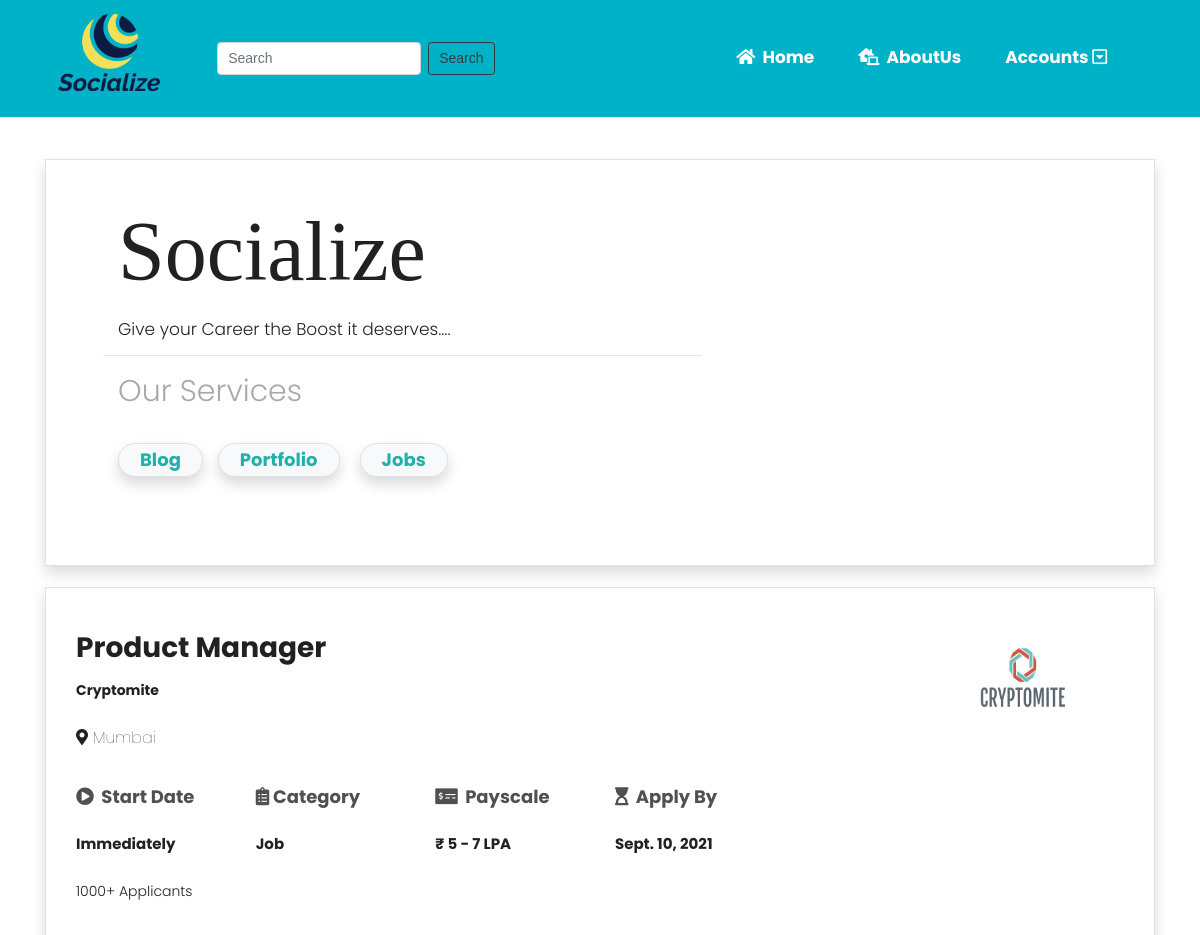
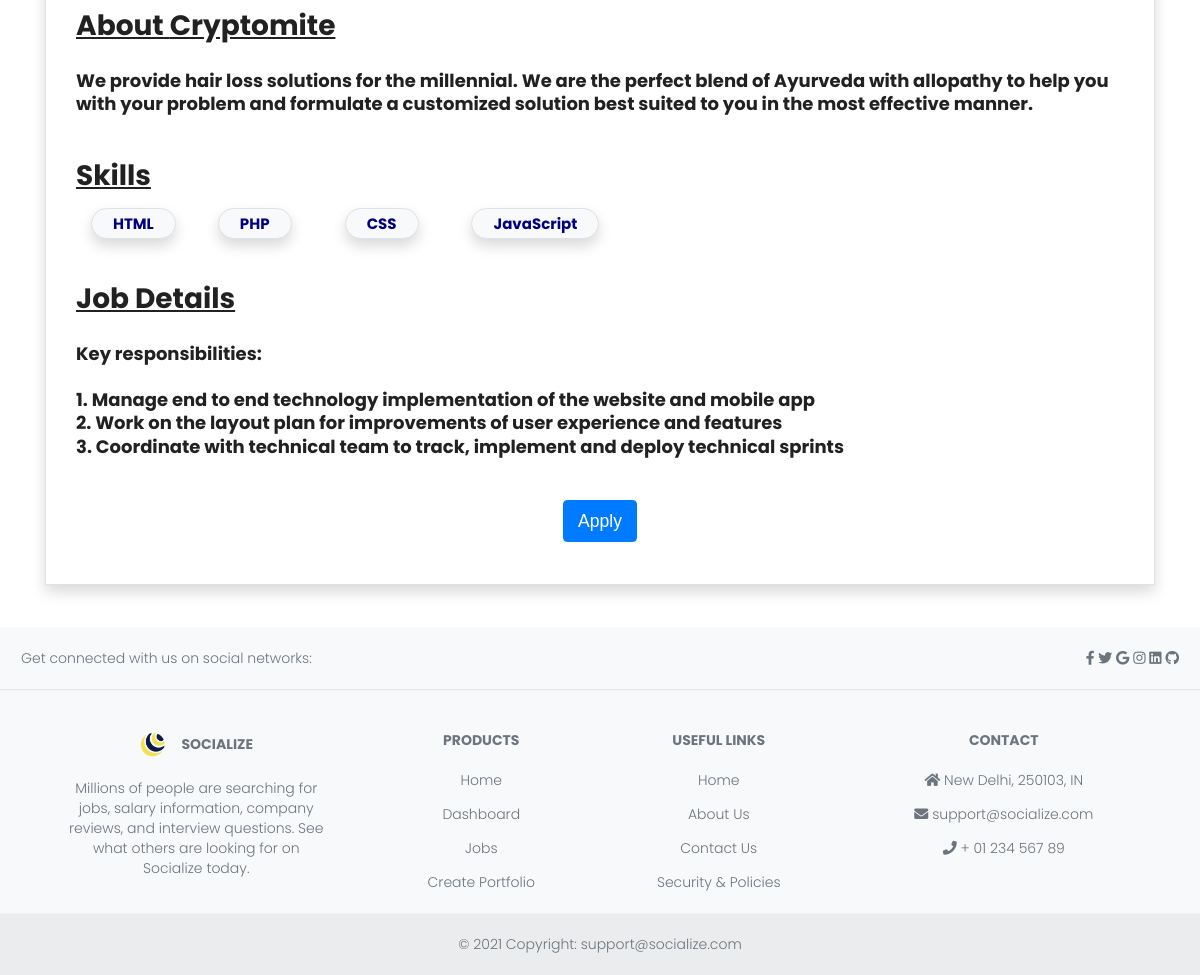
/job/job/2, run on the app's committed database (2 pictures, top to bottom).
### job/models.py (models this page shows, shortened)
class Job(models.Model):
    company_name = models.CharField(max_length = 15000)
    job_title = models.CharField(max_length = 600)
    education = models.CharField(max_length = 17000, default='', null = True, blank = True)
    company_logo = models.ImageField(upload_to = 'upload/company_profile/')
    experience = models.IntegerField()
    industry = models.CharField(max_length = 120000, default='', null = True, blank = True)
    company_description = RichTextField()
    job_details = RichTextField()
    location = models.CharField(max_length = 12000, default='', null = True, blank = True)
    recruiter = models.CharField(max_length = 4500, default='', null = True, blank = True)
    contact = models.CharField(max_length = 12000, default = '', null = True, blank = True)
    payrate = models.CharField(max_length = 1500, default='', null = True, blank = True)
    updated = models.DateTimeField(auto_now = True)
    created = models.DateTimeField(auto_now_add = True)
    skills_tag = TaggableManager()
    job_status = models.CharField(max_length = 150, choices = JOBSTATUS_CHOICES)
    apply_by = models.DateField()
    Duration = models.IntegerField(null = True, blank = True)

### job/views.py (the view, shortened to what this page needs)
# urls.py: path('job/<int:id>', JobDetailView, name = "job_detail"),
def JobDetailView(request, id):
    job_form = DashboardForm()
    user = request.user
    data = {}
    data['job_form'] = job_form
    data["job"] = Job.objects.get(id = id)
    return render(request, 'detail_job.html', data)

### job/forms.py
class DashboardForm(forms.ModelForm):
    class Meta:
        model = Dashboard
        fields = ('resume', 'email', 'phone')
        widgets = {
            'resume': forms.FileInput(attrs = {'class': 'form-control col-sm-5 ml-5'}),
            'email': forms.EmailInput(attrs = {'class': 'form-control col-sm-5 ml-5'}),
            'phone': forms.TextInput(attrs = {'class': 'form-control col-sm-5 ml-5'}),
        }

### job/templates/detail_job.html (shortened to what this page needs)
{% extends 'base.html' %}
{% load static %}
{% load crispy_forms_tags %}
{% block content %}
<div class = "container mb-5">
    <div class = "container border shadow mt-5">
        <div class = "container row pl-0 pr-0">
            <div class = "container col-lg-7 mt-5 ml-5">
                <div class = "container">
                    <h1 class = "display-1" style = "font-family: Georgia, 'Times New Roman', Times, serif;"> Socialize </h1>
                    <p style = "font-size: 17px;"> Give your Career the Boost it deserves.... </p>
                </div>
                <hr style = "color: #000; width: 100%;">
                <div class = "container">
                    <p style = 'font-size: 30px; color: darkgray;'> Our Services </p>
                    <div class = "row">
                        <div class = "col-lg-2">
                            <a href = "#">
                                <p class = "badge badge-pill badge-light border shadow pl-4 pr-4 pt-2 pb-2" style = "font-size: 18px; color: lightseagreen;"> Blog </p>
                            </a>
                        </div>
                        <div class = "col-lg-2 mr-5">
                            <a href = "#">
                                <p class = "badge badge-pill badge-light border shadow pl-4 pr-4 pt-2 pb-2" style = "font-size: 18px; color: lightseagreen;"> Portfolio </p>
                            </a>
                        </div>
                        <div class = "col-lg-2">
                            <a href = "#">
                                <p class = "badge badge-pill badge-light border shadow pl-4 pr-4 pt-2 pb-2" style = "font-size: 18px; color: lightseagreen;"> Jobs </p>
                            </a>
                        </div>
                    </div>
                </div>
            </div>
            <div class = "container col-lg-4" id = "vid_lg">
                <video loop autoplay muted style = "height: 400px; width: 350px;">
                    <source src="{% static 'jb.mp4' %}" type="video/mp4">
                </video>
            </div>
        </div>
    </div>
    <div class="container border shadow mt-4 pt-5">
        <div class="container">
            <div class = "row">
                <div class = "col-lg-10">
                    <h1> {{job.job_title}} </h1>
                    <p style = "font-weight: bold;"> {{job.company_name}} </p>
                </div>
                <div class = "col-lg-2">
                    <img style = "height: 90px; width: 95px;" src = "{{job.company_logo.url}}">
                </div>
                </div>
            </div>
            <div class = "container mt-2 mb-4">
                <p style = "font-size: 16px; font-weight: lighter;"> <i class="fas fa-map-marker-alt"></i> {{job.location}} </p>
            </div>
            <div class = "container">
                <div class = "row mt-2 mb-3" id = "mini_desc">
                    <div class = "col-lg-2 mt-3 mb-3">
                        <h3> <i class="fas fa-play-circle mr-1"></i> Start Date</h3>
                        <h4> Immediately </h4>
                    </div>
                    <div class = "col-lg-2 mt-3 mb-3">
                        <h3> <i class="fas fa-clipboard-list"></i> Category </h3>
                        <h4> {{job.job_status}} </h4>
                    </div>
                    <div class = "col-lg-2 mt-3 mb-3">
                        <h3> <i class="fas fa-money-check-alt mr-1"></i> Payscale</h3>
                        <h4> ₹ {{job.payrate}} </h4>
                    </div>
                    <div class = "col-lg-2 mt-3 mb-3">
                        <h3> <i class="fas fa-hourglass-start mr-1"></i> Apply By</h3>
                        <h4> {{job.apply_by}} </h4>
                    </div>
                </div>
            </div>
            <div class = "container mt-3 mb-5">
                <p> 1000+ Applicants  </p>
            </div>
            <div class = "container mt-3 mb-5">
                <h1><u> About {{job.company_name}}</u> </h1>
                <p> {{job.company_description|safe}} </p>
            </div>
            <div class = "container mt-4 mb-5">
                <h1><u>Skills</u></h1>
                <div class = "container row">
                    {% for tag in job.skills_tag.all %}
                    <div class = "col-lg-1 mr-5">
                        <p class = "badge badge-pill badge-light border shadow pl-4 pr-4 pt-2 pb-2" style = "font-size: 15px; color: navy;"> {{tag}} </p>
                    </div>
                    {% endfor %}
                </div>
            </div>
            <div class="container mt-4 mb-4">
                <h1><u> Job Details </u></h1>
                <p> {{job.job_details|safe}} </p>
            </div>
            <div class="container mt-5 mb-5">
                <div class = "text-center">
                    <button data-toggle="modal" data-target="#commentModal-{{delta.id}}" class = "btn btn-lg btn-primary"> Apply </button>
                </div>
            </div>
        </div>
    </div>
{% endblock %}

### templates/base.html (style rules this page uses)
body { min-height: 100vh; font-family: 'Poppins', sans-serif; font-weight: 300; }
h1, h2, h3, h4, h5, h6, p span { font-family: 'Poppins', sans-serif; font-weight: 700; }

### job/templates/detail_job.html (style rules this page uses)
#mini_desc h3 { color: #505050; }

### data on the page
Job: job_title "Product Manager", company_name "Cryptomite", company_logo (picture), location "Mumbai", job_status "Job", payrate "5 - 7 LPA", apply_by "Sept. 10, 2021", company_description "We provide hair loss solutions for the millennial. We are the perfect blend of Ayurveda with allopathy to help you with your problem and formulate a customized solution best suited to you in the most effective manner.", job_details "Key responsibilities: 1. Manage end to end technology implementation of the website and mobile app 2. Work on the layout plan for improvements of user experience and features 3. Coordinate with technical team to track, implement and deploy technical sprints"
Tag: name "HTML"
Tag: name "PHP"
Tag: name "CSS"
Tag: name "JavaScript"
